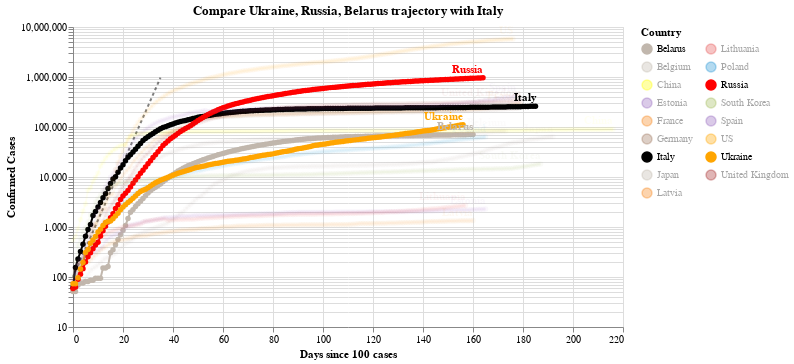

The code cell stored with this chart in its notebook:
### Code cell
#hide_input
chart2 = make_since_chart(dff2, ['Ukraine','Russia', 'Belarus'], baseline_countries)
chart2

### Figure 1 — Vega-Lite specification as saved in the notebook (floating-point values rounded to 4 significant figures; data arrays with more than 128 entries replaced by an {"elided": "..."} marker saying what was removed)
{"config": {"view": {"continuousWidth": 400, "continuousHeight": 300}}, "layer": [{"data": {"name": "data-628230001892d6798b50651be41d1b3e"}, "mark": {"type": "line", "color": "black", "opacity": 0.5, "strokeDash": [3, 3]}, "encoding": {"x": {"type": "quantitative", "field": "Days since 100 cases"}, "y": {"type": "quantitative", "field": "Confirmed Cases"}}}, {"data": {"name": "data-1d11ee495c39cd041d1a1ecc31eb07bb"}, "mark": {"type": "line", "point": true}, "encoding": {"color": {"type": "nominal", "field": "Country", "legend": {"columns": 2}, "scale": {"domain": ["Belarus", "Belgium", "China", "Estonia", "France", "Germany", "Italy", "Japan", "Latvia", "Lithuania", "Poland", "Russia", "South Korea", "Spain", "US", "Ukraine", "United Kingdom"], "range": ["#C1B7AD", "#C1B7AD", "yellow", "#9467bd", "#F58518", "#9D755D", "black", "#C1B7AD", "#F58518", "#E45756", "#2495D3", "red", "#A1BA59", "#9467bd", "orange", "orange", "brown"]}}, "opacity": {"condition": {"value": 1, "selection": "selector004"}, "value": 0.05}, "tooltip": [{"type": "nominal", "field": "Country"}, {"type": "temporal", "field": "Date"}, {"type": "quantitative", "field": "Confirmed Cases"}, {"type": "quantitative", "field": "Days since 100 cases"}], "x": {"type": "quantitative", "field": "Days since 100 cases"}, "y": {"type": "quantitative", "field": "Confirmed Cases", "scale": {"type": "log"}}}, "selection": {"selector004": {"type": "multi", "fields": ["Country"], "bind": "legend", "init": [{"Country": "Ukraine"}, {"Country": "Russia"}, {"Country": "Belarus"}, {"Country": "Italy"}]}}, "width": 550}, {"data": {"name": "data-1d11ee495c39cd041d1a1ecc31eb07bb"}, "mark": {"type": "text", "align": "right", "dy": -8, "fontWeight": "bold"}, "encoding": {"color": {"type": "nominal", "field": "Country", "legend": {"columns": 2}, "scale": {"domain": ["Belarus", "Belgium", "China", "Estonia", "France", "Germany", "Italy", "Japan", "Latvia", "Lithuania", "Poland", "Russia", "South Korea", "Spain", "US", "Ukraine", "United Kingdom"], "range": ["#C1B7AD", "#C1B7AD", "yellow", "#9467bd", "#F58518", "#9D755D", "black", "#C1B7AD", "#F58518", "#E45756", "#2495D3", "red", "#A1BA59", "#9467bd", "orange", "orange", "brown"]}}, "opacity": {"condition": {"value": 1, "selection": "selector004"}, "value": 0.05}, "text": {"type": "nominal", "field": "Country"}, "tooltip": [{"type": "nominal", "field": "Country"}, {"type": "temporal", "field": "Date"}, {"type": "quantitative", "field": "Confirmed Cases"}, {"type": "quantitative", "field": "Days since 100 cases"}], "x": {"type": "quantitative", "field": "Days since 100 cases"}, "y": {"type": "quantitative", "field": "Confirmed Cases", "scale": {"type": "log"}}}, "transform": [{"filter": "(datum['Date'] >= 1598313600000)"}], "width": 550}], "title": "Compare Ukraine, Russia, Belarus trajectory with Italy", "$schema": "https://vega.github.io/schema/vega-lite/v4.0.2.json", "datasets": {"data-628230001892d6798b50651be41d1b3e": [{"Days since 100 cases": 0, "Confirmed Cases": 100.0}, {"Days since 100 cases": 1, "Confirmed Cases": 130.0}, {"Days since 100 cases": 2, "Confirmed Cases": 169.0}, {"Days since 100 cases": 3, "Confirmed Cases": 219.7}, {"Days since 100 cases": 4, "Confirmed Cases": 285.6}, {"Days since 100 cases": 5, "Confirmed Cases": 371.3}, {"Days since 100 cases": 6, "Confirmed Cases": 482.7}, {"Days since 100 cases": 7, "Confirmed Cases": 627.5}, {"Days since 100 cases": 8, "Confirmed Cases": 815.7}, {"Days since 100 cases": 9, "Confirmed Cases": 1060.0}, {"Days since 100 cases": 10, "Confirmed Cases": 1379.0}, {"Days since 100 cases": 11, "Confirmed Cases": 1792.0}, {"Days since 100 cases": 12, "Confirmed Cases": 2330.0}, {"Days since 100 cases": 13, "Confirmed Cases": 3029.0}, {"Days since 100 cases": 14, "Confirmed Cases": 3937.0}, {"Days since 100 cases": 15, "Confirmed Cases": 5119.0}, {"Days since 100 cases": 16, "Confirmed Cases": 6654.0}, {"Days since 100 cases": 17, "Confirmed Cases": 8650.0}, {"Days since 100 cases": 18, "Confirmed Cases": 11250.0}, {"Days since 100 cases": 19, "Confirmed Cases": 14620.0}, {"Days since 100 cases": 20, "Confirmed Cases": 19000.0}, {"Days since 100 cases": 21, "Confirmed Cases": 24710.0}, {"Days since 100 cases": 22, "Confirmed Cases": 32120.0}, {"Days since 100 cases": 23, "Confirmed Cases": 41750.0}, {"Days since 100 cases": 24, "Confirmed Cases": 54280.0}, {"Days since 100 cases": 25, "Confirmed Cases": 70560.0}, {"Days since 100 cases": 26, "Confirmed Cases": 91730.0}, {"Days since 100 cases": 27, "Confirmed Cases": 119300.0}, {"Days since 100 cases": 28, "Confirmed Cases": 155000.0}, {"Days since 100 cases": 29, "Confirmed Cases": 201500.0}, {"Days since 100 cases": 30, "Confirmed Cases": 262000.0}, {"Days since 100 cases": 31, "Confirmed Cases": 340600.0}, {"Days since 100 cases": 32, "Confirmed Cases": 442800.0}, {"Days since 100 cases": 33, "Confirmed Cases": 575600.0}, {"Days since 100 cases": 34, "Confirmed Cases": 748300.0}, {"Days since 100 cases": 35, "Confirmed Cases": 972800.0}], "data-1d11ee495c39cd041d1a1ecc31eb07bb": {"elided": "2986 records"}}}
